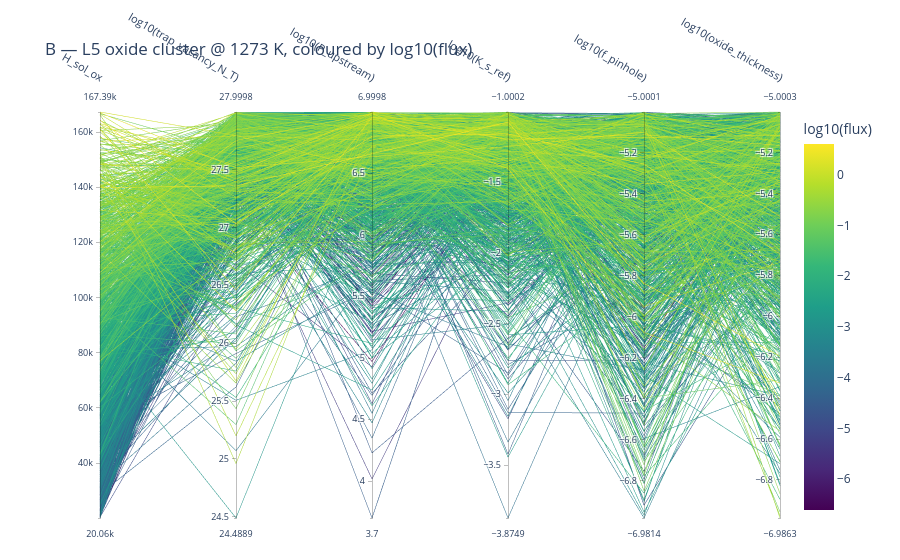
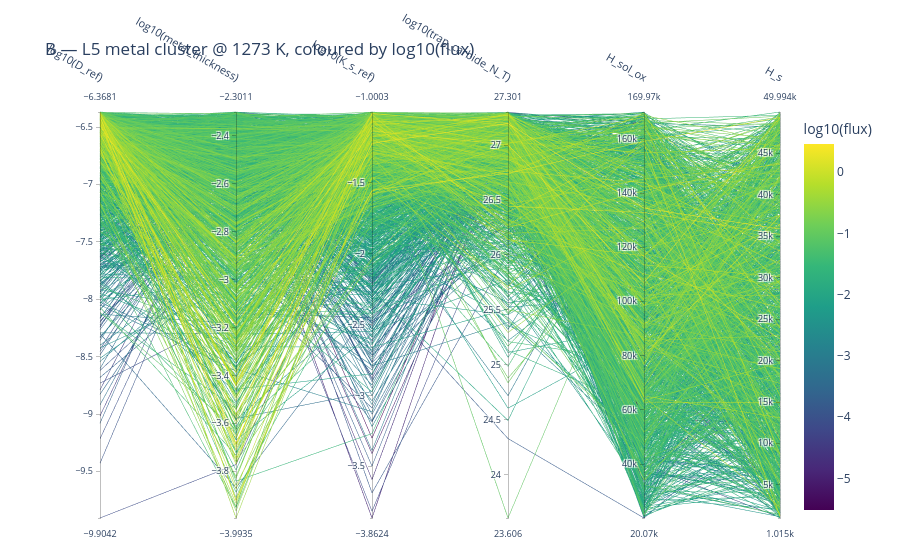
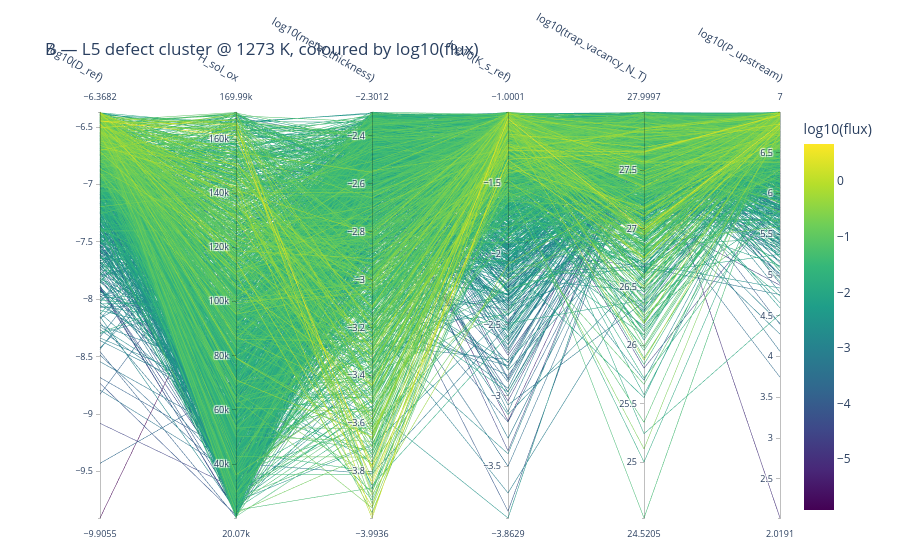

The notebook cell saved with these charts, in order:
### Markdown cell above
## B — per-regime clusters coloured by log10(flux)

One PCP per regime, axes = that regime's top-6 δ drivers, colour = `log10(flux)`. Clean
within-regime view (no cross-preset mixing).

### Code cell
figsB = {}
for r in REGIMES:
    dims = top_drivers(routeB_T, r, 'flux', k=6)
    sub  = master_T[master_T['regime'] == r]
    figsB[r] = parallel_coordinates_samples(
        sub, dims, color_by='flux', log_dims=logsub(dims),
        title=f'B — L5 {r} cluster @ {T_SHOW} K, coloured by log10(flux)',
        save_html=os.path.join(FIG_DIR, f'pcp_B_{r}.html'))
    print(f"{r:8s}: n={len(sub)}  axes={dims}")

for r in REGIMES:
    figsB[r].show()

### Figure 1 — Plotly figure (JSON) as saved in the notebook; plotly's stock layout.template omitted (floating-point values rounded to 4 significant figures; data arrays with more than 128 entries replaced by an {"elided": "..."} marker saying what was removed)
{"data": [{"dimensions": [{"label": "H_sol_ox", "values": {"elided": "1693 float values"}}, {"label": "log10(trap_vacancy_N_T)", "values": {"elided": "1693 float values"}}, {"label": "log10(P_upstream)", "values": {"elided": "1693 float values"}}, {"label": "log10(K_s_ref)", "values": {"elided": "1693 float values"}}, {"label": "log10(f_pinhole)", "values": {"elided": "1693 float values"}}, {"label": "log10(oxide_thickness)", "values": {"elided": "1693 float values"}}], "labelangle": 30, "labelfont": {"size": 11}, "labelside": "top", "line": {"color": {"elided": "1693 float values"}, "colorbar": {"title": {"text": "log10(flux)"}}, "colorscale": [[0, "#440154"], [0.1111, "#482878"], [0.2222, "#3e4989"], [0.3333, "#31688e"], [0.4444, "#26828e"], [0.5556, "#1f9e89"], [0.6667, "#35b779"], [0.7778, "#6ece58"], [0.8889, "#b5de2b"], [1, "#fde725"]], "showscale": true}, "rangefont": {"size": 9}, "tickfont": {"size": 9}, "type": "parcoords"}], "layout": {"font": {"size": 12}, "margin": {"b": 40, "l": 100, "r": 120, "t": 110}, "title": {"text": "B — L5 oxide cluster @ 1273 K, coloured by log10(flux)"}}}

### Figure 2 — Plotly figure (JSON) as saved in the notebook; plotly's stock layout.template omitted (floating-point values rounded to 4 significant figures; data arrays with more than 128 entries replaced by an {"elided": "..."} marker saying what was removed)
{"data": [{"dimensions": [{"label": "log10(D_ref)", "values": {"elided": "1732 float values"}}, {"label": "log10(metal_thickness)", "values": {"elided": "1732 float values"}}, {"label": "log10(K_s_ref)", "values": {"elided": "1732 float values"}}, {"label": "log10(trap_carbide_N_T)", "values": {"elided": "1732 float values"}}, {"label": "H_sol_ox", "values": {"elided": "1732 float values"}}, {"label": "H_s", "values": {"elided": "1732 float values"}}], "labelangle": 30, "labelfont": {"size": 11}, "labelside": "top", "line": {"color": {"elided": "1732 float values"}, "colorbar": {"title": {"text": "log10(flux)"}}, "colorscale": [[0, "#440154"], [0.1111, "#482878"], [0.2222, "#3e4989"], [0.3333, "#31688e"], [0.4444, "#26828e"], [0.5556, "#1f9e89"], [0.6667, "#35b779"], [0.7778, "#6ece58"], [0.8889, "#b5de2b"], [1, "#fde725"]], "showscale": true}, "rangefont": {"size": 9}, "tickfont": {"size": 9}, "type": "parcoords"}], "layout": {"font": {"size": 12}, "margin": {"b": 40, "l": 100, "r": 120, "t": 110}, "title": {"text": "B — L5 metal cluster @ 1273 K, coloured by log10(flux)"}}}

### Figure 3 — Plotly figure (JSON) as saved in the notebook; plotly's stock layout.template omitted (floating-point values rounded to 4 significant figures; data arrays with more than 128 entries replaced by an {"elided": "..."} marker saying what was removed)
{"data": [{"dimensions": [{"label": "log10(D_ref)", "values": {"elided": "1730 float values"}}, {"label": "H_sol_ox", "values": {"elided": "1730 float values"}}, {"label": "log10(metal_thickness)", "values": {"elided": "1730 float values"}}, {"label": "log10(K_s_ref)", "values": {"elided": "1730 float values"}}, {"label": "log10(trap_vacancy_N_T)", "values": {"elided": "1730 float values"}}, {"label": "log10(P_upstream)", "values": {"elided": "1730 float values"}}], "labelangle": 30, "labelfont": {"size": 11}, "labelside": "top", "line": {"color": {"elided": "1730 float values"}, "colorbar": {"title": {"text": "log10(flux)"}}, "colorscale": [[0, "#440154"], [0.1111, "#482878"], [0.2222, "#3e4989"], [0.3333, "#31688e"], [0.4444, "#26828e"], [0.5556, "#1f9e89"], [0.6667, "#35b779"], [0.7778, "#6ece58"], [0.8889, "#b5de2b"], [1, "#fde725"]], "showscale": true}, "rangefont": {"size": 9}, "tickfont": {"size": 9}, "type": "parcoords"}], "layout": {"font": {"size": 12}, "margin": {"b": 40, "l": 100, "r": 120, "t": 110}, "title": {"text": "B — L5 defect cluster @ 1273 K, coloured by log10(flux)"}}}
